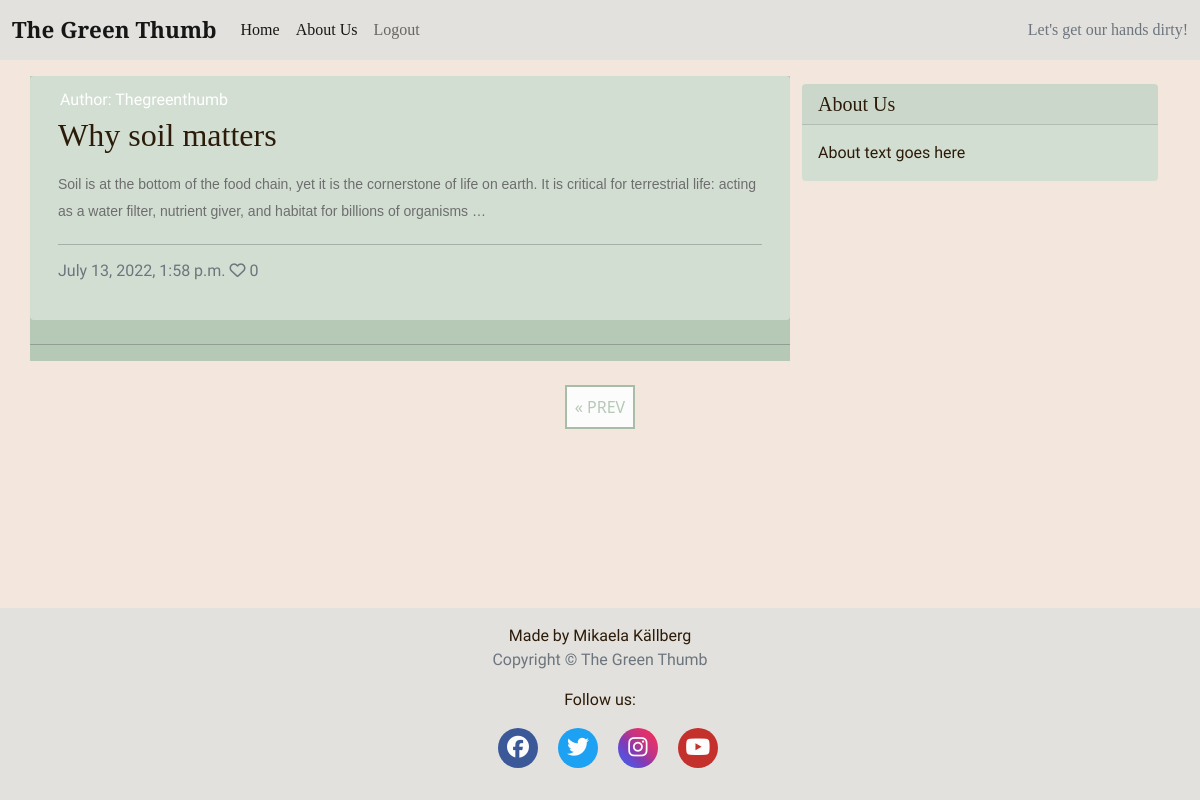
Page /?page=2 (signed in) on the committed database.
### blog/models.py (models this page shows, shortened)
class BlogPost(models.Model):
    title = models.CharField(
        max_length=200, unique=True, null=False, blank=False)
    slug = models.SlugField(max_length=200, unique=True)
    created_on = models.DateTimeField(auto_now_add=True)
    updated_on = models.DateTimeField(auto_now=True)
    content = models.TextField(blank=True)
    excerpt = models.TextField(blank=True)
    author = models.ForeignKey(
        User, on_delete=models.CASCADE, related_name='blog_posts',
        default=id(0))
    status = models.IntegerField(choices=STATUS, default=0)
    featured_image = CloudinaryField('image', default='placeholder')
    alt_tag = models.CharField(max_length=100, default='image related to post')
    likes = models.ManyToManyField(
        User, related_name='blogpost_like', blank=True)
    class Meta:
        ordering = ['-created_on']
    def number_of_likes(self):
        return self.likes.count()

### blog/views.py (the view)
# urls.py: path('', views.PostList.as_view(), name='home'),
class PostList(ListView):
    model = BlogPost
    queryset = BlogPost.objects.filter(status=1).order_by('-created_on')
    context_object_name = 'post_list'
    template_name = 'index.html'
    paginate_by = 6

### templates/index.html (shortened to what this page needs)
{% extends "base.html" %}
{% block content %}
<div class="container">
    <div class="row">
        <div class="col-md-8 mt-3 left">
            <div class="row content-clr">
                {% for post in post_list %}
                <div class="card mb-4">
                    <div class="card mb-4">
                        <div class="card-body">
                            <div class="image-container">
                                <div class="image-flash">
                                    <p class="author">Author: {{ post.author }}</p>
                                </div>
                            </div>
                            <a href="{% url 'post_detail' post.slug %}" class="post-link">
                                <h2 class="card-title">{{ post.title }}</h2>
                                <p class="card-text">{{ post.content|truncatewords:50|safe }} </p>
                            </a>
                            <hr />
                            <p class="card-text text-muted h6">{{ post.created_on}} <i class="far fa-heart"></i>
                                {{ post.number_of_likes }}</p>
                        </div>
                    </div>
                </div>
                <hr>
                {% endfor %}
            </div>
        </div>
        {% block sidebar %}
        {% include 'sidebar.html' %}
        {% endblock sidebar %}
    </div>
    {% if is_paginated %}
    <nav aria-label="Page navigation">
        <ul class="pagination justify-content-center">
            {% if page_obj.has_previous %}
            <li><a href="?page={{ page_obj.previous_page_number }}" class="previous">&laquo; PREV </a></li>
            {% endif %}
        </ul>
    </nav>
    {% endif %}
</div>
{%endblock%}

### static/css/style.css (style rules this page uses)
* { margin: 0; padding: 0; border: none; box-sizing: border-box; }
body { background-color: #f3e6dc; background-image: url('https://res.cloudinary.com/mikakallberg/image/upload/w_1000,ar_16:9,c_fill,g_auto,e_sharpen/v1656959952/dirt_sun_tndbjc.jpg'); background-position: center center; background-repeat: no-repeat; background-size: cover; background-attachment:fixed; }
html, body { height: 100%; }
h1, h2, h3, h4, h5 { font-family: 'Playfair Display', serif; color: #2b1b08; }
p { font-family: 'Gentium Book Plus', sans-serif; color: #2b1b08; }
a { text-decoration: none; color: inherit; }
.content-clr { background-color: #b6c8b6; }
.card { border: none; background-color: #d3ded3; }
.next, .previous { color: #b6c8b6; position: relative; display: block; padding: 1vh; margin-top: 3vh; text-decoration: none; background-color: #fbfcfb; border: 2px solid #a8bda8; }
.image-container { position: relative; }
.image-flash { position: absolute; bottom: 0; min-width: 30%; left: -2px; background-color: transparent; }
.author { color: white; margin: 4px; text-transform: capitalize; }
.post-link { text-decoration: none; }

### rows in the picture
BlogPost: author "Thegreenthumb", title "Why soil matters", content "Soil is at the bottom of the food chain, yet it is the cornerstone of life on earth. It is critical for terrestrial life: acting as a water filter, nutrient giver, and habitat for billions of organisms …", created_on "July 13, 2022, 1:58 p.m.", number_of_likes "0"
